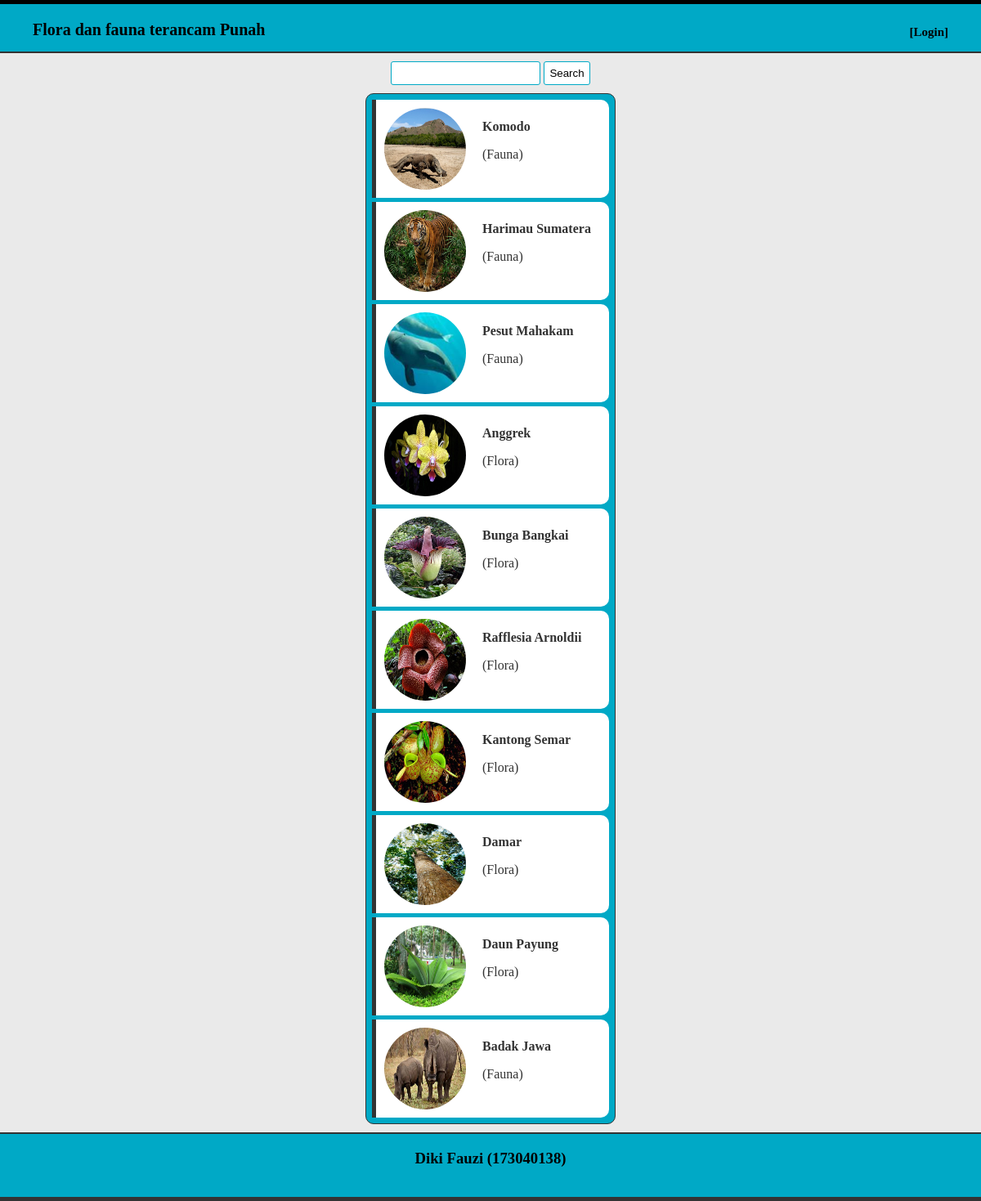
Page /latihan8a/index.php on the committed database.
### tables this page shows
CREATE TABLE IF NOT EXISTS `florafauna` (
  `id` int(11) NOT NULL AUTO_INCREMENT,
  `nama` varchar(255) NOT NULL,
  `gambar` varchar(255) NOT NULL,
  `latin` varchar(255) NOT NULL,
  `jenis` varchar(55) NOT NULL,
  `tentang` varchar(255) NOT NULL,
  PRIMARY KEY (`id`)
);

### latihan8a/helper/functions.php (called while the page is built, shortened)
<?php
	$conn = mysqli_connect("localhost","root","","pw_173040138");
 	function query($query) {
 		global $conn;
	 	$result = mysqli_query($conn, $query);
		$rows = [];
		while ($row = mysqli_fetch_assoc($result)){
			$rows[] = $row;
		}
		return $rows;
 	}
?>

### latihan8a/index.php (the view, shortened to what this page needs)
<?php
	include 'helper/functions.php';
	if (isset($_GET["cari"])) {
		$keyword = $_GET["keyword"];
		$query = "SELECT * FROM florafauna
					WHERE nama LIKE '%$keyword%' OR
						  latin LIKE '%$keyword%' OR
						  jenis LIKE '%$keyword%'";
		$florafauna = query($query);
	}else{
		$florafauna = query("SELECT * FROM florafauna");
	}
?>
<!DOCTYPE html>
<html>
<head>
   <link rel="stylesheet" href="assets/css/index.css">
</head>
<body>
<div class="header">
	<p class="judul">Flora dan fauna terancam Punah</p> <a href="admin/login.php"><p class="login">[Login]</p></a>
</div>
<form action="" method="GET" align="center">
	<input type="text" name="keyword" autocomplete="off">
	<button type="submit" name="cari">Search</button>
</form>
	<div class="back">
		<?php if(empty($florafauna)) :?>
			<div class="isi">
				<h4 align="center">Data tidak ditemukan</h3>
			</div>
		<?php else : ?>
		<?php foreach ($florafauna as $faunaflora) : ?>
		<div class="isi">
			<a href="php/profil.php?id=<?= $faunaflora['id'] ?>">
				<img src="assets/img/<?php echo $faunaflora["gambar"] ?>" class="rounded-circle">
			</a>
			<a href="php/profil.php?id=<?= $faunaflora['id'] ?>">
				<p class="nama"><b><?php echo $faunaflora["nama"] ?></b></p>
			</a>
			<a href="php/profil.php?id=<?= $faunaflora['id'] ?>">
				<p class="jenis">(<?php echo $faunaflora["jenis"] ?>)</p>
			</a>
		</div>
		<?php endforeach; ?>
		<?php endif; ?>
	</div>
<div class="footer">
	<h3>Diki Fauzi (173040138)</h3>
</div>
</body>
</html>

### latihan8a/assets/css/index.css (style rules this page uses)
a { text-decoration: none; }
body { margin: 0; background-color: #eaeaea; }
.header { background-color: #00a9c6; width: 100%; border-top: 5px solid black; border-bottom: 2px solid #333333; }
.judul { font-size: 20px; text-align: left; margin-left: 40px; padding-right: 75px; padding-bottom: 10px; font-weight: bold; }
.login { font-size: 15px; font-weight: bold; color: black; text-align: right; padding-left: 100px; padding-right: 40px; margin-top: -47px; }
img { margin: 10px; width: 100px; border-radius: 100px; height: 100px; }
.back { margin-top: 10px; background-color: #00a9c6; border: 1px solid #333333; position: relative; left: 50%; transform: translate(-50%); border-radius: 10px; width: 300px; padding: 2px; }
.isi { height: 120px; margin: 5px; background-color: white; border-left: 5px solid #333333; border-top-right-radius: 10px; border-bottom-right-radius: 10px; }
.nama { margin-top: -100px; margin-left: 130px; color: #333; }
.jenis { margin-left: 130px; color: #333; }
.footer { background-color: #00a9c6; text-align: center; bottom: 0; width: 100%; margin-top: 10px; border-top: 2px solid #333333; border-bottom: 5px solid #333333; }
input { margin-top: 10px; border: 1px solid #00a9c6; border-radius: 3px; height: 25px; }
button { color: black; background-color: white; border-radius: 3px; border: 1px solid #00a9c6; padding: 6px; }

### rows in the picture
florafauna: gambar (picture), nama "Komodo", jenis "Fauna"
florafauna: gambar (picture), nama "Harimau Sumatera", jenis "Fauna"
florafauna: gambar (picture), nama "Pesut Mahakam", jenis "Fauna"
florafauna: gambar (picture), nama "Anggrek", jenis "Flora"
florafauna: gambar (picture), nama "Bunga Bangkai", jenis "Flora"
florafauna: gambar (picture), nama "Rafflesia Arnoldii", jenis "Flora"
florafauna: gambar (picture), nama "Kantong Semar", jenis "Flora"
florafauna: gambar (picture), nama "Damar", jenis "Flora"
florafauna: gambar (picture), nama "Daun Payung", jenis "Flora"
florafauna: gambar (picture), nama "Badak Jawa", jenis "Fauna"
